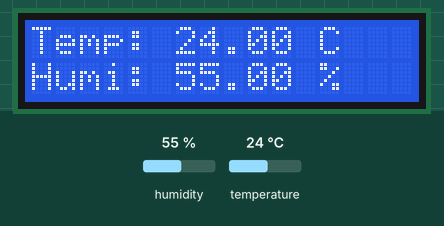
This sketch was run on a simulated Arduino Uno, built with avr-gcc and run on an emulated ATmega328P. On the bench: 16×2 character LCD. Inputs (shaded band) come from the test bench; at power-on: humidity 55 %, temperature 24 °C.

Above: at 1.3 s.
1.4 s: humidity set to 22 %
At 10.7 s:
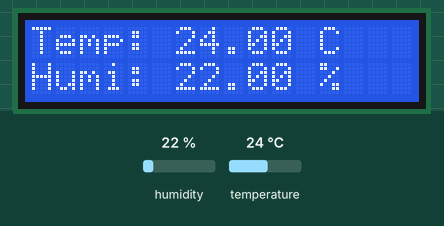
11.7 s: temperature set to 12 °C
At 21.3 s:
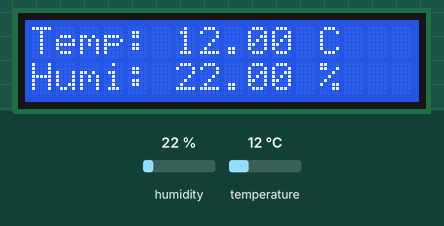
21.7 s: humidity set to 40 %
At 30.8 s:
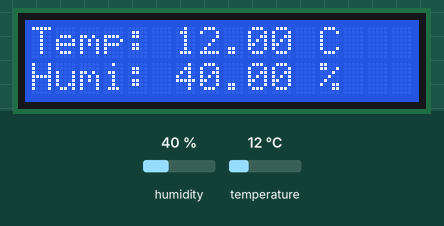
31.8 s: temperature set to 19 °C
At 41.4 s:
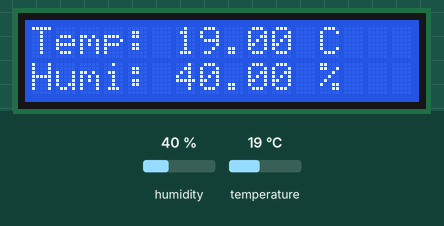
Timing chart, 0 to 42.8 s (numbered marks = the images above; inputs shaded):
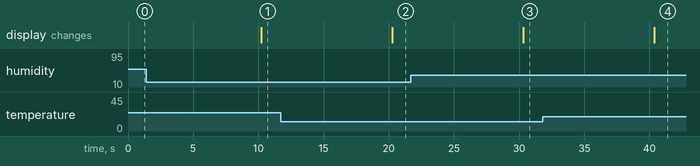

Measured:
- after the input at 1.4 s, the display: changes after 8.8 s (image 1)
- after the input at 11.7 s, the display: changes after 8.6 s (image 2)
- after the input at 21.7 s, the display: changes after 8.6 s (image 3)
- after the input at 31.8 s, the display: changes after 8.6 s (image 4)

The sketch:

dht11_lcd.ino
```cpp
#include <Wire.h>
#include <dht.h>
#include <LiquidCrystal_I2C.h>
#define dht_apin A0
LiquidCrystal_I2C lcd(0x27, 16, 2);
dht DHT;

void setup(){
  Serial.begin(9600);
  lcd.begin();                      // initialize the lcd
  lcd.begin();
  lcd.backlight();
}

void loop(){
  DHT.read11(dht_apin);

  lcd.setCursor(0,0);
  lcd.print("Temp: ");
  lcd.print(DHT.temperature);
  lcd.print(" C");

  lcd.setCursor(0,1);
  lcd.print("Humi: ");
  lcd.print(DHT.humidity);
  lcd.print(" %");
  delay(10000);
}
```
